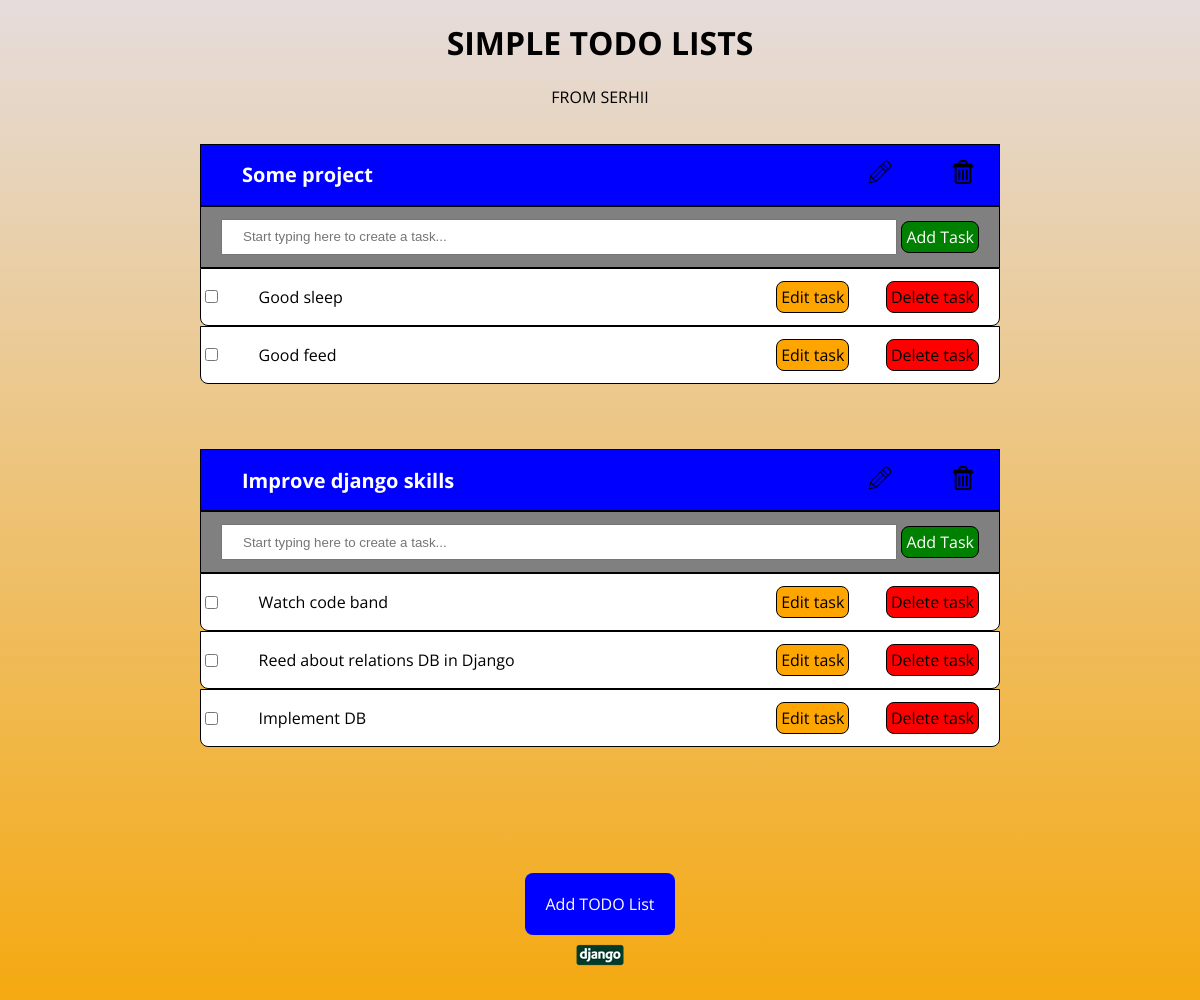
/, run on an earlier commit of the app's database.
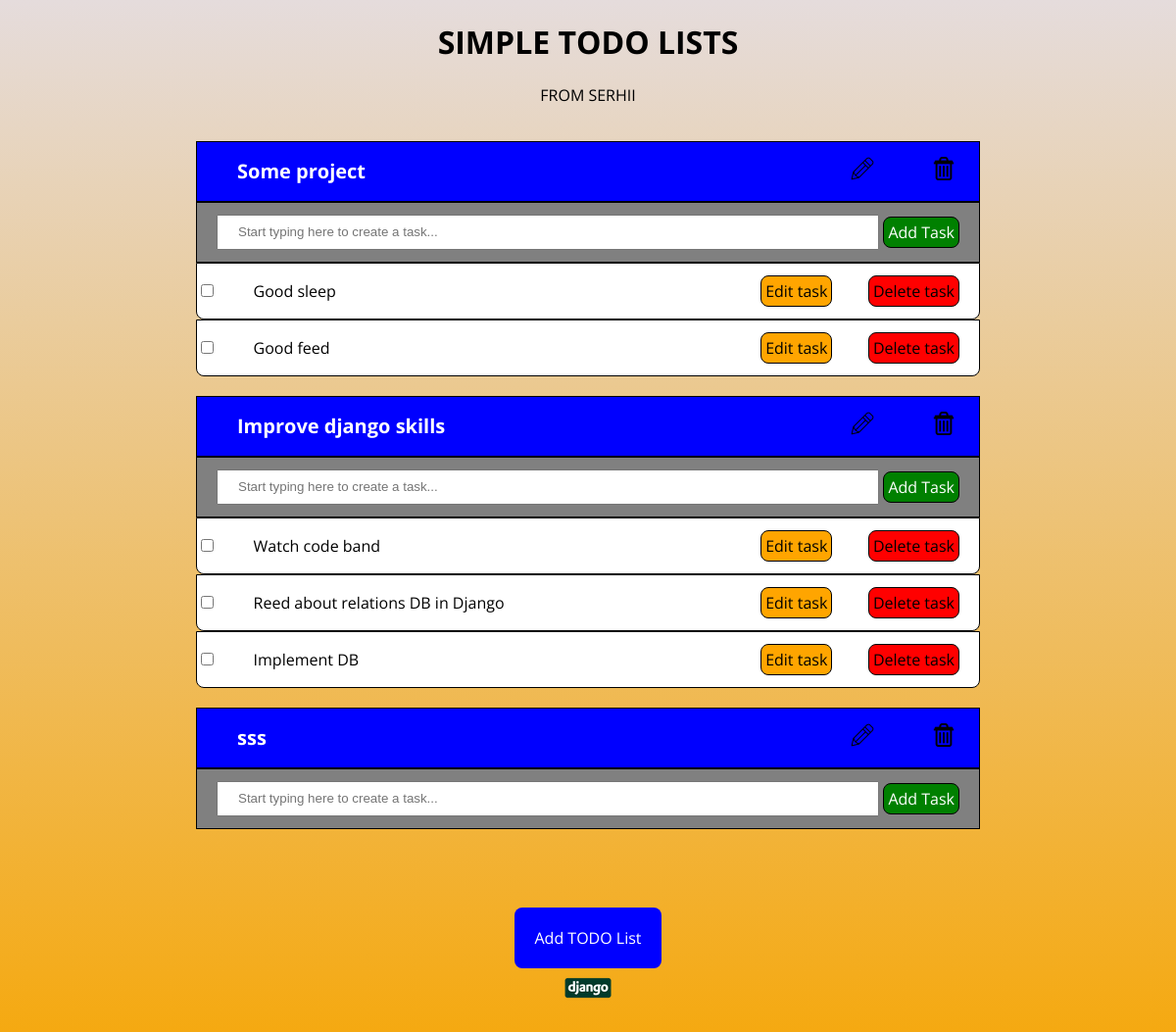
And on a later commit of the database.
### tasks/models.py (models this page shows, shortened)
class Project(models.Model):
	title = models.CharField(max_length=300, null=True)
	created = models.DateTimeField(auto_now_add=True, null=True)

class Task(models.Model):
	STATUS = (
		('To do', 'To do'),
		('In process', 'In process'),
		('Done', 'Done'),
		)
	project = models.ForeignKey(Project, null=True, on_delete=models.SET_NULL)
	title = models.CharField(max_length=300, null=True)
	complete = models.BooleanField(default=False, null=True)
	status = models.CharField(max_length=300, null=True, choices=STATUS)
	created = models.DateTimeField(auto_now_add=True,null=True)

### tasks/views.py (the view)
# urls.py: path('' , views.projects_list, name="list"),
def projects_list(request):
	projects = Project.objects.order_by('created')
	return render(request,'tasks/index.html', context={"projects":projects})

### tasks/templates/tasks/index.html
{% extends 'tasks/base.html' %}
{% block content %}
	{% for project in projects %}
		<section class="section">
				<div class="project">
					<p>{{ project.title }}</p>
					<a class="edit" href="{% url 'update_project' project.id %}">
						<img src=" static/images/pencil_icon.png " alt="pencil_icon">
					</a>
					<a  href="{% url 'delete_project' project.id %}" class="delete">
						<img src=" static/images/trash.png " alt="trash_icon">
					</a>
				</div>
				<div class="addtask">
					<input type="text" placeholder="Start typing here to create a task...">
					<a href="{% url 'create_task' %}">Add Task</a>
				</div>
				{% for task in project.task_set.all %}
					<div class="content">
						<input type="checkbox" name="complete">
						<p>{{task.title}}</p>
						<a href="{% url 'update_task' task.id %}" class="edittask">Edit task</a>
						<a href="{% url 'delete_task' task.id %}" class="deletetask">Delete task</a>
					</div>
				{% endfor%}
		</section>
	{% endfor %}
{% endblock content %}

What changed in the data, as far as the page shows it:
added Project: title "sss"
